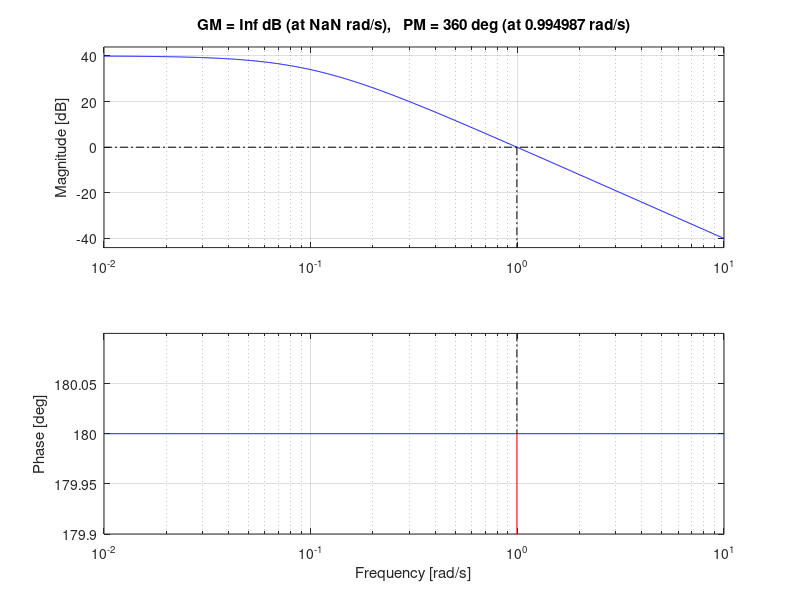

Source code (MATLAB):
%This is the example from Page 536    kkkkkkk
if 0
	num = 5*[0.1 1];
	f1 = [1 0]; f2 = [0.5 1]; f3 = [1/2500 0.6/50 1];
	den = conv(f1, conv(f2, f3));
	sys = tf(num, den)
	bode(sys)
end
%This is the example from Page 622
if 0
	num = [0.5]; 
	den = [1 2 1 0.5];
	sys = tf(num, den);
	nyquist(sys);
end
%num = 5*[0.1 1];
%f1 = [1 0]; f2 = [0.5 1]; f3 = [1/2500 0.6/50 1];
%den = conv(f1, conv(f2, f3));
%sys = tf(num, den)
z = [];
p = [0, -2, -5];
k = 50;
sys = zpk(z, p, k);

sysc = zpk([0], [0.5] ,1);
syst = series(sys, sysc);

%figure(4)
%bode(syst);
%figure(5)
%nyquist(syst);
figure(7)
margin(syst)

sysc = zpk([], [-0.1, 0.1] ,1);
figure(7)
margin(sysc)


%(1) step(num,den)
%(2) step(num,den,t)
%(3) step(G)
%(4) step(G,t)
%(1) impulse (num,den)
%(2) impulse (num,den,t) 时间向量 t 的范围可以由人工给定（例如 t=0:0.1:10）
%(3) [y,x]=impulse(num,den) 返回变量 y 为输出向量， x 为状态向量
%(4) [y,x,t]=impulse(num,den,t) 向量 t 表示脉冲响应进行计算的时间
%
%
% num=[1];
% den=[0.2,1];
% G=tf(num,den);
% t=0:0.1:4;
% subplot(2,2,1)
% step(G,t),
% grid on
% xlabel('t/s'),ylabel('c(t)'),title('单位阶跃响应曲线') 
% u1=t;
% subplot(2,2,2)
% lsim(G,u1,t),
% grid on
% xlabel('t/s'),ylabel('c(t)'),title('单位斜坡响应曲线')
% u2=(1/2)*(t.^2);
% subplot(2,2,3)
% lsim(G,u2,t),
% grid on
% xlabel('t/s'),ylabel('c(t)'),title('单位加速度响应曲线')

%sys = feedback(sys1,sys2)
%其中sys1是开环传递函数，sys2是反馈函数，默认是负反馈。
%如果是正反馈的话，用这个：
%sys = feedback(sys1,sys2,+1)
